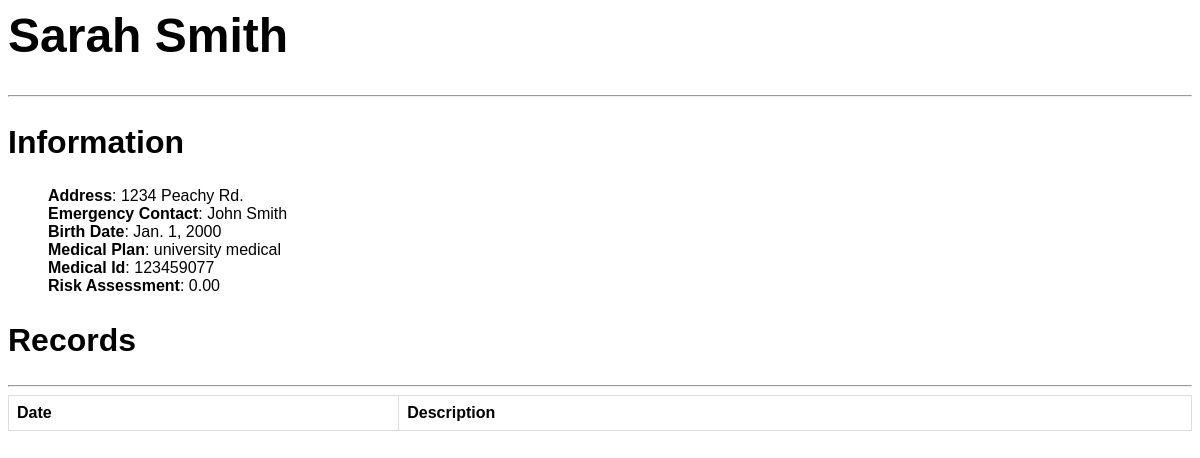
Page /2/ on the committed database.
### patients/models.py (models this page shows, shortened)
class Patient(models.Model):
    name = models.CharField(max_length=200)
    emergency_contact = models.CharField(max_length=200, blank=True)
    address = models.CharField(max_length=200, blank=True)
    birth_date = models.DateField('birth day')
    phone = models.CharField(max_length=200, blank=True)
    alt_phone = models.CharField(max_length=200, blank=True)
    medical_plan = models.CharField(max_length=200)
    medical_id = models.CharField(max_length=50)
    risk_assessment = models.DecimalField(max_digits=4, decimal_places=2, default = 0.0)

### patients/views.py (the view)
# urls.py: path('<int:patient_id>/', views.detail, name='detail'),
def detail(request, patient_id):
    patient = get_object_or_404(Patient, pk=patient_id)
    return render(request, 'patients/detail.html', {'patient': patient})

### patients/templates/patients/detail.html (shortened to what this page needs)
<head>
</head>
<h1>{{ patient.name }}</h1>
<hr>
<h2>Information</h2>
<ul>
	<li><b>Address</b>: {{patient.address}}</li>
	<li><b>Emergency Contact</b>: {{patient.emergency_contact}}</li>
	<li><b>Birth Date</b>: {{patient.birth_date}}</li>
	<li><b>Medical Plan</b>: {{patient.medical_plan}}</li>
	<li><b>Medical Id</b>: {{patient.medical_id}}</li>
	<li><b>Risk Assessment</b>: {{patient.risk_assessment}}</li>
</ul>
<h2>Records</h2>
<hr/>
<table>
	<tr>
		<th>Date</th>
		<th>Description</th>
	</tr>
</table>

### patients/templates/patients/detail.html (style rules this page uses)
table { font-family: arial, sans-serif; border-collapse: collapse; width: 100%; }
td, th { border: 1px solid #dddddd; text-align: left; font-size: 12pt; padding: 8px; }
ul { list-style-type: none; }
h1 { font-family: arial, sans-serif; font-size: 36pt; }
h2 { font-family: arial, sans-serif; font-size: 24pt; }
li { font-family: arial, sans-serif; font-size: 12pt; }

### rows in the picture
Patient: name "Sarah Smith", address "1234 Peachy Rd.", emergency_contact "John Smith", birth_date "Jan. 1, 2000", medical_plan "university medical", medical_id "123459077", risk_assessment "0.00"
